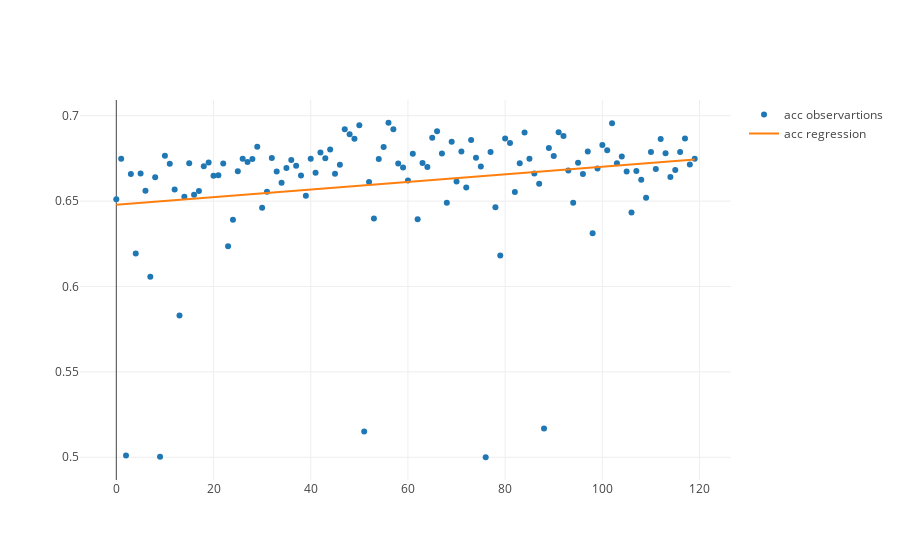

Notebook cell for this chart:
### Code cell
plot_regression('search_summary_bayesian_1.csv')
